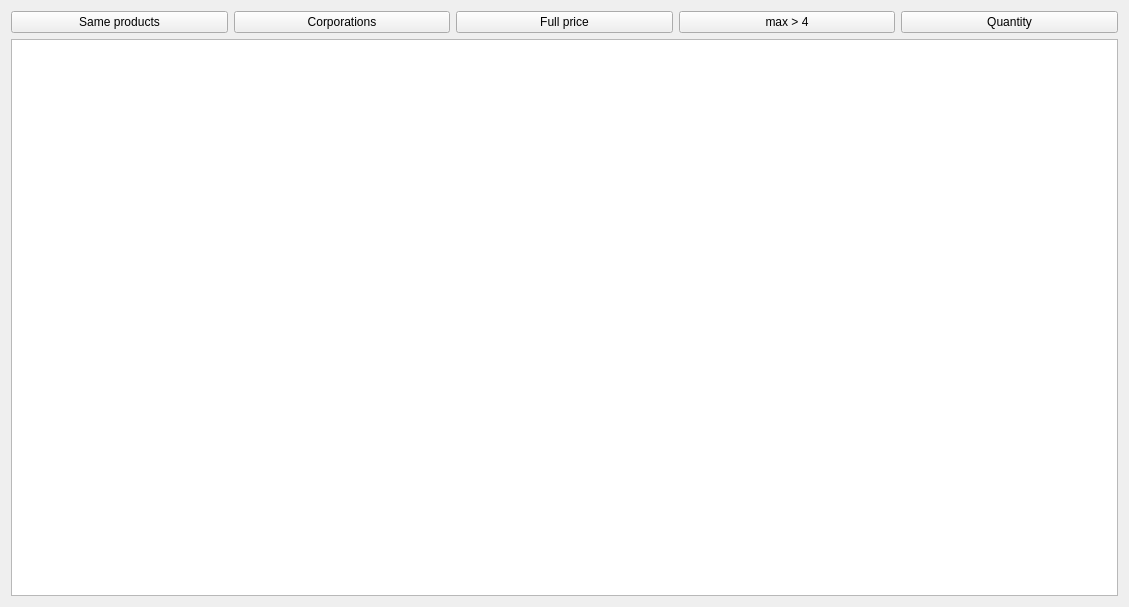
<?xml version="1.0" encoding="UTF-8"?>
<ui version="4.0">
 <class>requests</class>
 <widget class="QWidget" name="requests">
  <property name="geometry">
   <rect>
    <x>0</x>
    <y>0</y>
    <width>1129</width>
    <height>607</height>
   </rect>
  </property>
  <property name="windowTitle">
   <string>Form</string>
  </property>
  <layout class="QVBoxLayout" name="verticalLayout">
   <item>
    <layout class="QHBoxLayout" name="horizontalLayout">
     <item>
      <widget class="QPushButton" name="same_products">
       <property name="text">
        <string>Same products</string>
       </property>
      </widget>
     </item>
     <item>
      <widget class="QPushButton" name="corps">
       <property name="text">
        <string>Corporations</string>
       </property>
      </widget>
     </item>
     <item>
      <widget class="QPushButton" name="full_price">
       <property name="text">
        <string>Full price</string>
       </property>
      </widget>
     </item>
     <item>
      <widget class="QPushButton" name="max">
       <property name="text">
        <string>max &gt; 4</string>
       </property>
      </widget>
     </item>
     <item>
      <widget class="QPushButton" name="quantity">
       <property name="text">
        <string>Quantity</string>
       </property>
      </widget>
     </item>
    </layout>
   </item>
   <item>
    <widget class="QTableView" name="tableView"/>
   </item>
  </layout>
 </widget>
 <resources/>
 <connections/>
</ui>
